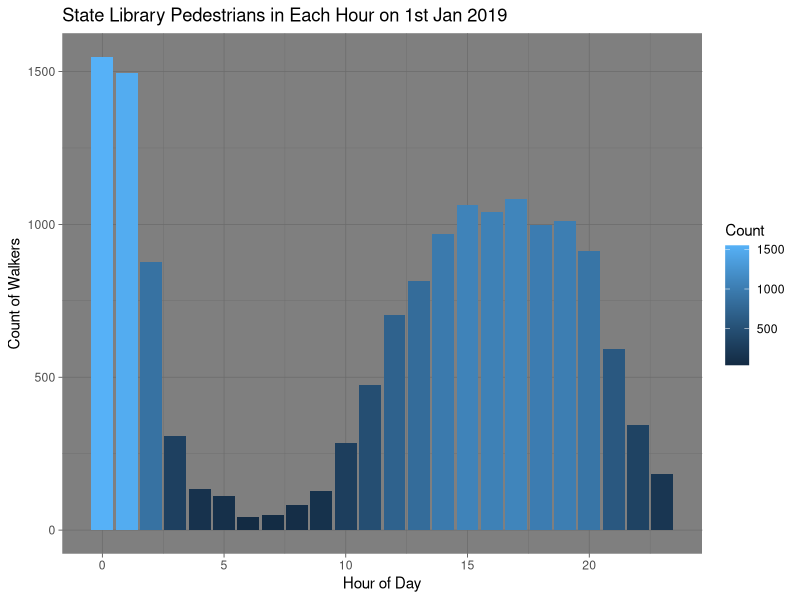
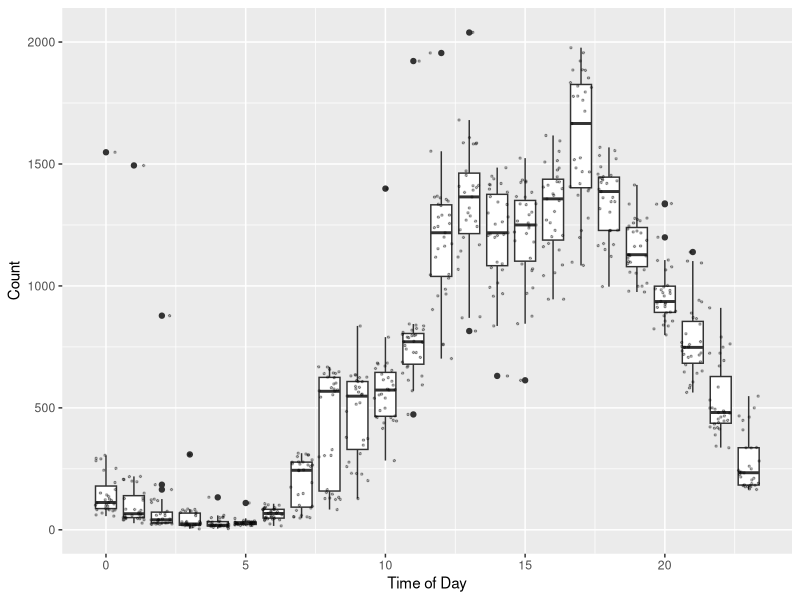
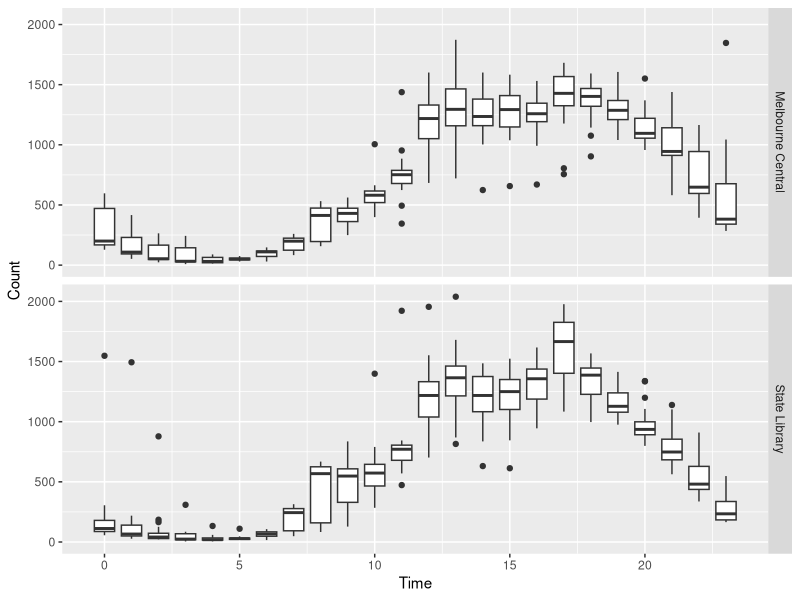

R code for these plots, in order:
## ---- chunk 1
knitr::opts_chunk$set(echo = TRUE,
                      message =  FALSE)
## ---- chunk 2
library(tidyverse)
library(here)
## ---- chunk 3
ped <- read_csv(here("data", "melb_walk.csv"))
ped
## ---- chunk 4
state_lib <- filter(ped, Date == "2019-01-01", Sensor == "State Library")
state_lib
## ---- chunk 5
bar_state_lib <- 
  ggplot(state_lib, aes(x = Time, y = Count, fill = Count)) +
  geom_bar(stat = "Identity") +
  labs(x = "Hour of Day", y = "Count of Walkers", title = "State Library Pedestrians in Each Hour on 1st Jan 2019") +
  theme_dark()
bar_state_lib
## ---- chunk 6
state_lib <- filter(ped, Sensor == "State Library")
state_lib
## ---- chunk 7
state_lib_boxsbs <- 
  ggplot(state_lib, aes(x = Time, y = Count, group = Time)) +
  geom_boxplot() +
  geom_jitter(alpha = 0.3, size = 0.5) +
  xlab("Time of Day")

state_lib_boxsbs
## ---- chunk 8
melb_central <- filter(ped, 
                       Sensor %in% c("Melbourne Central", "State Library"), 
                       !is.na(Count), 
                       Count < 5000)

melb_central_boxsbs <- 
  ggplot(melb_central, aes(x = Time, y = Count, group = Time)) +
  geom_boxplot() +
  facet_grid(Sensor~.)

melb_central_boxsbs
